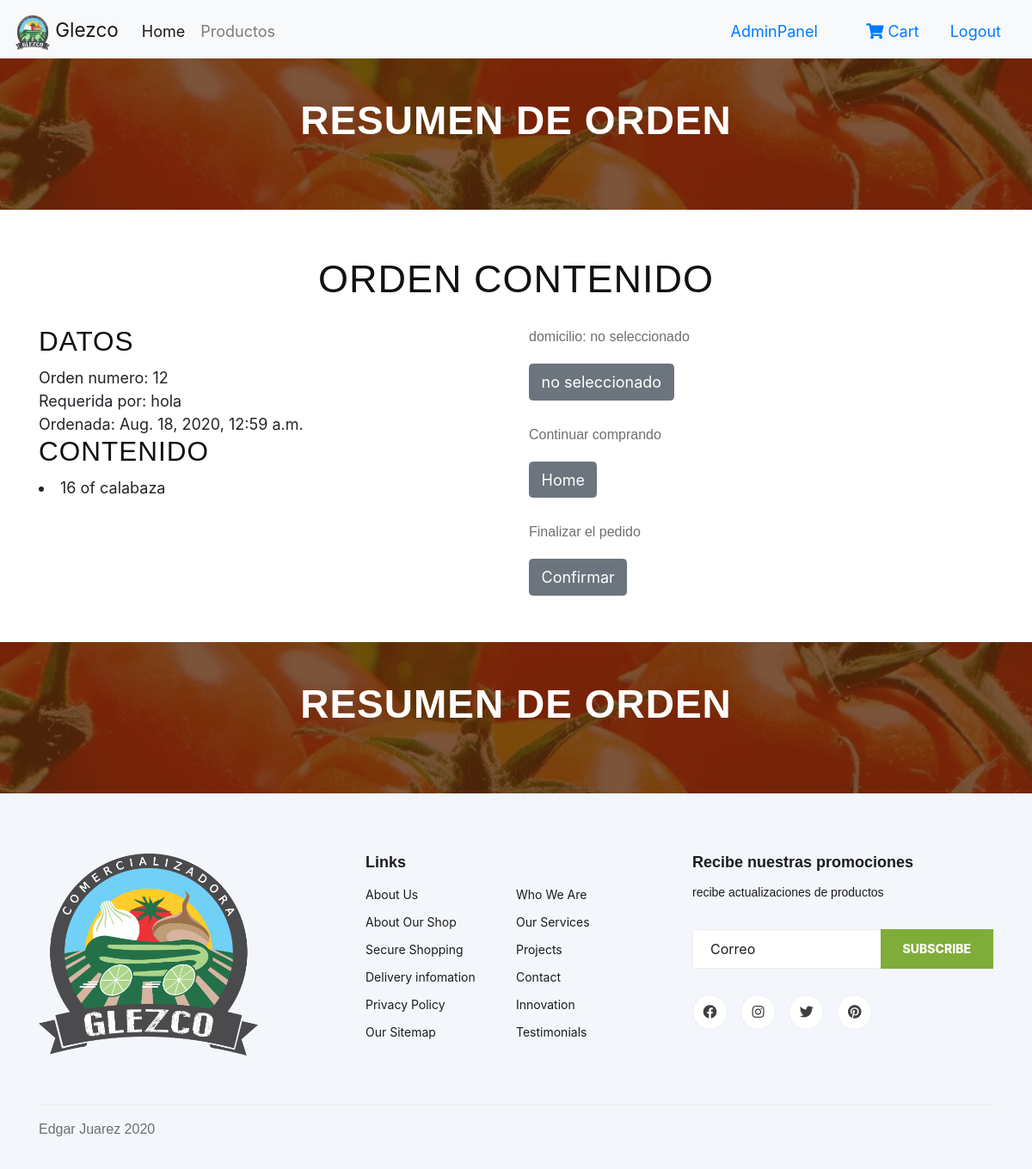
Before: /checkout/ (signed in) with the older database file.
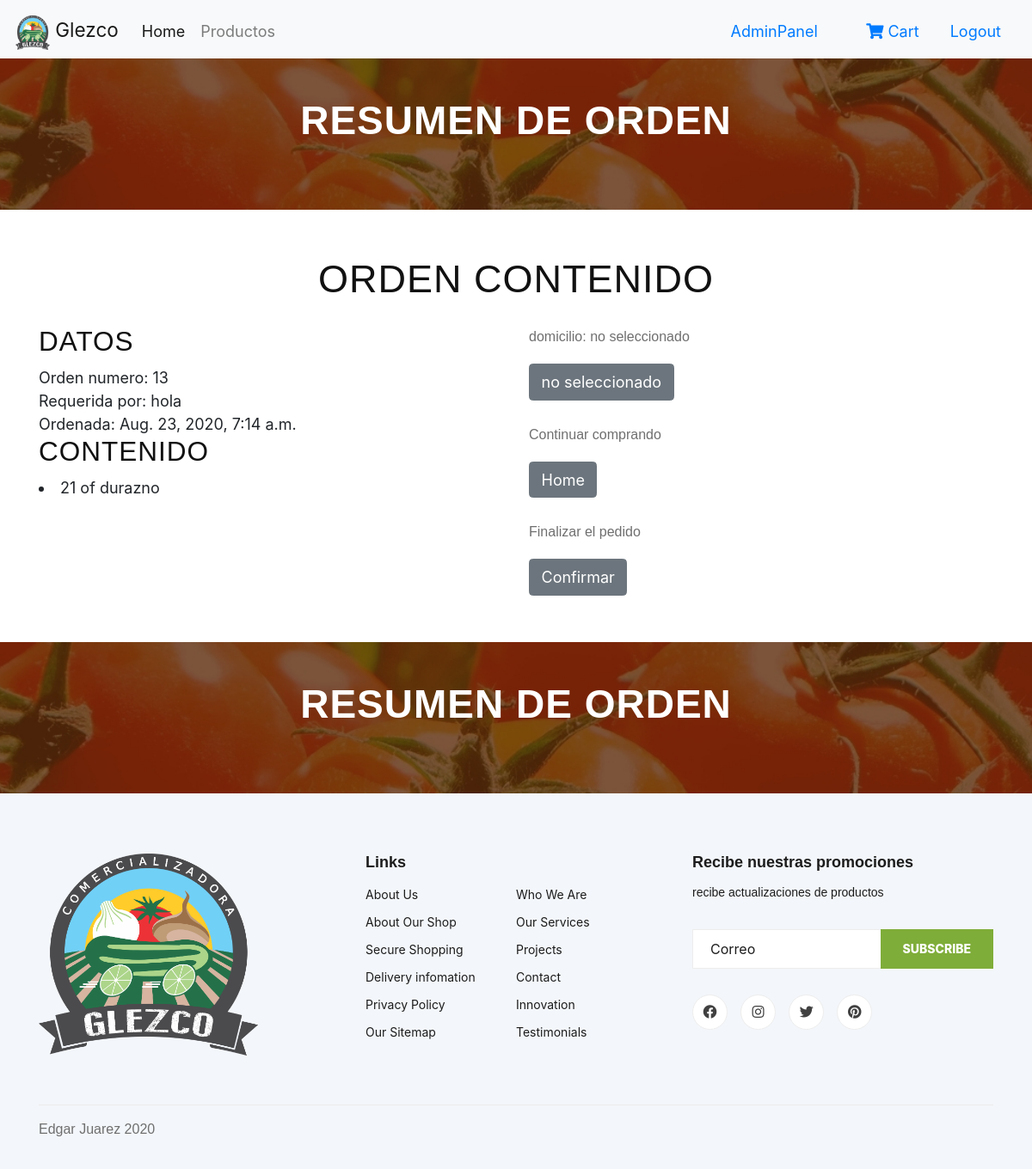
After: the same page with the newer database file.
### core/models.py (models this page shows, shortened)
class Order(models.Model):
    user = models.ForeignKey(settings.AUTH_USER_MODEL, on_delete=models.CASCADE)
    items = models.ManyToManyField(OrderItem)
    start_date = models.DateTimeField(auto_now_add=True)
    ordered_date = models.DateTimeField(null=True, blank=True)
    ordered = models.BooleanField(default=False)
    shipping_address = models.ManyToManyField(DireccionEntrega)
    being_delivered = models.BooleanField(default=False)
    received = models.BooleanField(default=False)
    cancelled = models.BooleanField(default=False)
    ordered_date_pedido = models.DateTimeField(null=True, blank=True)

class OrderItem(models.Model):
    user = models.ForeignKey(settings.AUTH_USER_MODEL, on_delete=models.CASCADE)
    ordered = models.BooleanField(default=False)
    item = models.ForeignKey(productos, on_delete=models.CASCADE)
    quantity = models.IntegerField(default=1)
    def __str__(self):
        return f"{self.quantity} of {self.item.titulo}"

class productos(models.Model):
    titulo = models.CharField(max_length=100)
    descripcion = models.TextField(blank=True)
    price = models.FloatField(default=1) #quitar
    image = models.ImageField(upload_to='media/core/images/')
    slug = models.SlugField(null=False, unique=True)
    disponible = models.BooleanField(default=True)

### core/views.py (the view, shortened to what this page needs)
# urls.py: path('checkout/', views.checkout.as_view(), name='checkout'),
class checkout(View):
    template_name='core/checkout.html'
    def get(self, request):
        order_qs = Order.objects.filter(user=self.request.user, ordered=False)
        if order_qs.exists():
            order = order_qs[0]
            cosa = ''
            if order.shipping_address.all():
                cosa = 'seleccionado'
            else:
                cosa = 'no seleccionado'
            context = {
                'cosa':cosa, 'object': order
            }
            return render(request, self.template_name, context)
        else:
            return redirect("/")

### core/templates/core/checkout.html (shortened to what this page needs)
{% extends "core/base.html" %}
{% load static %}
{% block content %}
<section class="breadcrumb-section set-bg mb-5" data-setbg="{% static 'core/img/breadcrumb.jpg' %}">
    <div class="container">
        <div class="row">
            <div class="col-lg-12 text-center">
                <div class="breadcrumb__text">
                    <h2>Resumen de orden</h2>
                    <div class="breadcrumb__option">
                    </div>
                </div>
            </div>
        </div>
    </div>
</section>
<section>
    <div class="container">
        <div class=" row justify-content-md-center pb-3">
            <h1 >Orden Contenido</h1>
        </div>
        <div class="row">
            <div class="col">
                <h3>Datos</h3>
                Orden numero: {{object.id}} <br>
                Requerida por: {{object.user}} <br>
                Ordenada: {{object.start_date}}
                <h3>Contenido</h3>
                {% for taco in object.items.all%}
                    <li>
                        {{taco}}
                    </li>
                {%endfor%}
            </div>
            <div class="col">
                <p>domicilio: {{cosa}}</p>
                <a href="{% url 'confirmacion-de-pedido' %}"><button class="btn btn-secondary" type="submit">{{cosa}}</button></a> <br>
                <br>
                <p>Continuar comprando</p>
                <a href="{% url "home" %}"><button class="btn btn-secondary" type="submit">Home</button></a> <br>
                <br>
                <form method="post" action="{% url 'confirmacion-de-pedido' %}">
                    <p>Finalizar el pedido</p>
                    <button class="btn btn-secondary" type="submit">Confirmar</button>
                </form>
            </div>
        </div>
    </div>
</section>
<section class="breadcrumb-section set-bg mt-5" data-setbg="{% static 'core/img/breadcrumb.jpg' %}">
    <div class="container">
        <div class="row">
            <div class="col-lg-12 text-center">
                <div class="breadcrumb__text">
                    <h2>Resumen de orden</h2>
                    <div class="breadcrumb__option">
                    </div>
                </div>
            </div>
        </div>
    </div>
</section>
{% endblock content %}

Changed rows visible on the page:
no longer on this page (row edited): Order: id "12", user "hola", start_date "Aug. 18, 2020, 12:59 a.m."
no longer on this page (row unchanged): OrderItem: quantity+item "16 of calabaza"
added Order: id "13", user "hola", start_date "Aug. 23, 2020, 7:14 a.m."
now on this page (row unchanged): OrderItem: quantity+item "21 of durazno"
